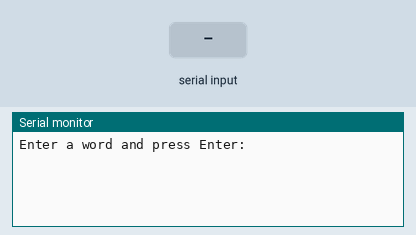
Recording of a sketch running on a simulated Arduino Uno, built with avr-gcc and run on an emulated ATmega328P. Shown: the last lines printed to the serial monitor. The inputs (shaded band) are chosen by the test bench.

Above: at 1.2 s.
1.3 s: "1\n" received over Serial
At 1.8 s:
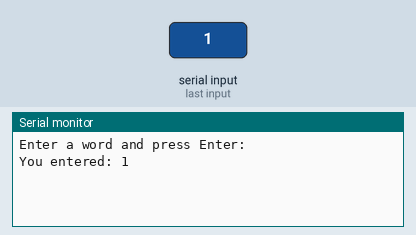
2.8 s: "0\n" received over Serial
At 4.0 s:
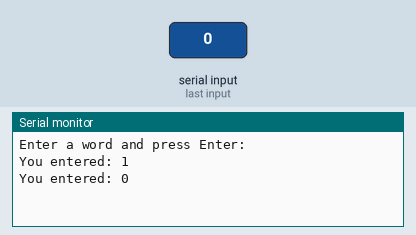
4.3 s: "2\n" received over Serial
At 5.3 s:
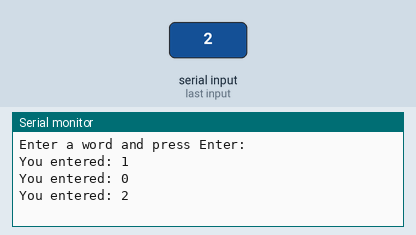

The sketch:

serial.ino
```cpp
void setup() {
    Serial.begin(9600);
    Serial.println("Enter a word and press Enter:");
}

void loop() {
    if (Serial.available()) {
        // Read until newline / enter
        String input = Serial.readStringUntil('\n');
        Serial.print("You entered: ");
        Serial.println(input);
    }
}
```

Measured:
- after the input at 1.3 s, the serial monitor: prints a new line at once (image 1)
- after the input at 2.8 s, the serial monitor: prints a new line at once (image 2)
- after the input at 4.3 s, the serial monitor: prints a new line at once (image 3)
